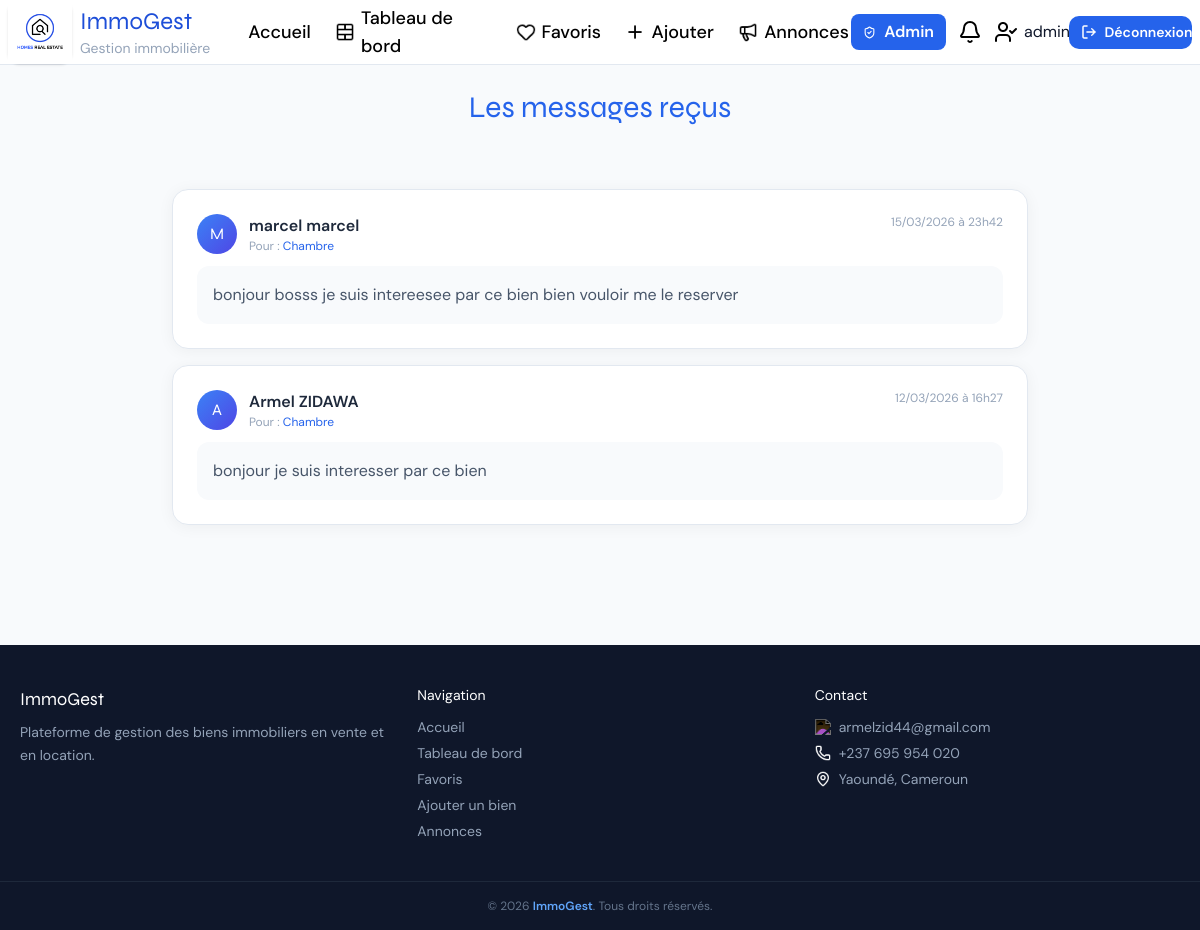
Screenshot of /mes-messages/ (signed in) with the database file from the repository.
### immobilier/models.py (models this page shows, shortened)
class Contact(models.Model):
    annonce    = models.ForeignKey(Annonce, on_delete=models.CASCADE, related_name='contacts')
    expediteur = models.ForeignKey(User, on_delete=models.CASCADE, related_name='messages_envoyes')
    message    = models.TextField()
    date_envoi = models.DateTimeField(auto_now_add=True)
    lu         = models.BooleanField(default=False)
    class Meta:
        verbose_name = "Contact"
        ordering = ['-date_envoi']

class Annonce(models.Model):
    STATUT_CHOICES = [
        ('en_attente', 'En attente'),
        ('validee',    'Validée'),
        ('rejetee',    'Rejetée'),
    ]
    bien            = models.OneToOneField(Bien, on_delete=models.CASCADE, related_name='annonce')
    statut          = models.CharField(max_length=20, choices=STATUT_CHOICES, default='en_attente')
    vues            = models.IntegerField(default=0)
    datePublication = models.DateTimeField(auto_now_add=True)
    dateExpiration  = models.DateField(null=True, blank=True)
    class Meta:
        verbose_name = "Annonce"
        ordering = ['-datePublication']

class Bien(models.Model):
    titre       = models.CharField(max_length=200)
    description = models.TextField()
    categorie   = models.CharField(max_length=20, choices=TRANSACTION_CHOICES, default='vente',
                                   verbose_name="Type de transaction")
    type_bien   = models.CharField(max_length=50, choices=TYPE_BIEN_CHOICES, default='appartement')
    prix        = models.FloatField(help_text="Prix en FCFA")
    surface     = models.FloatField(help_text="Surface en m²")
    nb_pieces   = models.IntegerField(default=1, verbose_name="Nombre de pièces")
    quartier    = models.CharField(max_length=100, blank=True)
    localisation = models.OneToOneField(Localisation, on_delete=models.CASCADE,
                                        null=True, blank=True, related_name='bien')
    proprietaire = models.ForeignKey(User, on_delete=models.CASCADE,
                                     related_name='biens', null=True, blank=True)
    created_at = models.DateTimeField(auto_now_add=True)
    updated_at = models.DateTimeField(auto_now=True)
    class Meta:
        verbose_name = "Bien"
        ordering = ['-created_at']

### immobilier/views.py (the view)
# urls.py: path('mes-messages/',           views.mes_messages,   name='mes_messages'),
@login_required
def mes_messages(request):
    contacts = Contact.objects.filter(
        annonce__bien__proprietaire=request.user
    ).select_related('expediteur', 'annonce__bien')
    contacts.update(lu=True)
    return render(request, 'immobilier/messages.html', {'contacts': contacts})

### immobilier/templates/immobilier/messages.html (shortened to what this page needs)
{% extends "immobilier/index.html" %}
{% block content %}
  <h1 class="font-display text-center text-blue-600 mt-6 text-3xl font-700  mb-6 ">Les messages reçus</h1>
<div class="max-w-4xl mx-auto px-5 py-10">
  {% if contacts %}
  <div class="space-y-4 fade-up fade-up-1">
    {% for c in contacts %}
    <div class="card p-6">
      <div class="flex items-start justify-between mb-3">
        <div class="flex items-center gap-3">
          <div class="w-10 h-10 bg-gradient-to-br from-blue-500 to-indigo-600 rounded-full flex items-center justify-center text-white font-display font-700">
            {{ c.expediteur.username|first|upper }}
          </div>
          <div>
            <p class="font-semibold text-slate-800">{{ c.expediteur.get_full_name|default:c.expediteur.username }}</p>
            <p class="text-xs text-slate-400">Pour : <a href="/annonce/{{ c.annonce.pk }}/" class="text-blue-600 hover:underline">{{ c.annonce.bien.titre }}</a></p>
          </div>
        </div>
        <p class="text-xs text-slate-400">{{ c.date_envoi|date:"d/m/Y à H\hi" }}</p>
      </div>
      <p class="text-slate-600 bg-slate-50 rounded-xl p-4 leading-relaxed">{{ c.message }}</p>
    </div>
    {% endfor %}
  </div>
  {% endif %}
</div>
{% endblock %}

### immobilier/templates/immobilier/index.html (shortened to what this page needs)
{% load static %}
<!DOCTYPE html>
<html lang="fr">
<head>
  <link rel="stylesheet" href="https://unpkg.com/leaflet@1.9.4/dist/leaflet.css"/>
  <script src="https://cdn.tailwindcss.com"></script>
  <link rel="stylesheet" href="https://unpkg.com/leaflet@1.9.4/dist/leaflet.css"/>
</head>
<body class="bg-slate-50 text-slate-900 min-h-screen">
  <header class="navbar">
    <div class="max-w-7xl mx-auto px-2 h-16 flex items-center justify-between">
      <a href="/" class="flex items-center gap-2 shrink-0 select-none">
        <div class="w-16 h-16 rounded-xl flex items-center justify-center shadow">
         <img src="{% static "images/logo.jpg" %}"  alt="Logo">
        </div>
        <div class="leading-none">
          <p class="font-display text-blue-700 font-700 text-2xl">ImmoGest</p>
          <p class="text-sm text-slate-400">Gestion immobilière</p>
        </div>
      </a>
      <nav class="hidden gap-2 md:flex items-center ">
        <a href="/" class="nav-link text-black text-lg {% block nav_home %}{% endblock %}">
          <img src="{% static "images/house.png" %}" alt="Accueil" class="w-5 h-5 invert"> Accueil
        </a>
        {% if request.user.is_authenticated %}
          <a href="/tableau-de-bord/" class="nav-link text-black text-lg {% block nav_tableau %}{% endblock %}">
            <img src="{% static "images/table-cells-merge.png" %}" alt="Tableau de bord" class="w-5 h-5 "> Tableau de bord
          </a>
          <a href="/favoris/" class="nav-link text-black text-lg {% block nav_favoris %}{% endblock %}">
            <img src="{% static "images/heart.png" %}" alt="Favoris" class="w-5 h-5 "> Favoris
          </a>
          <a href="/ajouter/" class="nav-link text-black text-lg {% block nav_ajouter %}{% endblock %}">
            <img src="{% static "images/plus.png" %}" alt="Ajouter" class="w-5 h-5 "> Ajouter
          </a>
        {% endif %}
         <a href="/logement/" class="nav-link text-black text-lg {% block nav_logement %}{% endblock %}">
          <img src="{% static "images/megaphone.png" %}" alt="Logement" class="w-5 h-5 "> Annonces
        </a>
      </nav>
      <div class="flex gap-2 items-center">
        {% if request.user.is_authenticated %}
          {% if request.user.is_superuser %}
          <a href="/admin-annonces/" class="inline-flex items-center gap-2 bg-blue-600 text-white px-3 py-1.5 rounded-lg text-md font-semibold hover:bg-red-700 transition">
            <i data-lucide="shield-check" style="width:13px;height:13px;"></i> Admin
          </a>
        {% endif %}
          <a href="/mes-messages/" class="relative w-9 h-9 flex items-center justify-center rounded-lg hover:bg-slate-100 transition">
            <img src="{% static "images/bell.png" %}" alt="Messages">
          </a>
          <span class="hidden sm:flex items-center gap-1.5 text-md ">
            <img src="{% static "images/user-check.png" %}" alt="Utilisateur">
            {{ request.user.username }}
          </span>
          <a href="/deconnexion/" class="btn-primary text-md py-1.5 px-3">
            <img src="{% static "images/log-out.png" %}" class= "invert w-4 h-4" alt="Déconnexion"> Déconnexion
          </a>
        {% endif %}
      </div>
    </div>
  </header>
  <main>{% block content %}{% endblock %} </main>
  <footer class="footer mt-20">
    <div class="max-w-7xl mx-auto px-5 py-10 grid grid-cols-1 md:grid-cols-3 gap-8">
      <div>
        <p class="font-display text-white font-700 text-lg mb-2">ImmoGest</p>
        <p class="text-sm leading-relaxed">Plateforme de gestion des biens immobiliers en vente et en location.</p>
      </div>
      <div>
        <p class="text-white font-600 text-sm mb-3">Navigation</p>
        <ul class="space-y-1.5 text-sm">
          <li><a href="/" class="hover:text-white transition-colors">Accueil</a></li>
          <li><a href="/tableau-de-bord/" class="hover:text-white transition-colors">Tableau de bord</a></li>
          <li><a href="/favoris/" class="hover:text-white transition-colors">Favoris</a></li>
          <li><a href="/ajouter/" class="hover:text-white transition-colors">Ajouter un bien</a></li>
          <li><a href="/annonces/" class="hover:text-white transition-colors">Annonces</a></li>
        </ul>
      </div>
      <div>
        <p class="text-white font-600 text-sm mb-3">Contact</p>
        <ul class="space-y-1.5 text-sm">
          <li class="flex items-center gap-2"><img src="{% static "images/mail.png" %}" alt="Email" class="invert w-4 h-4"> armelzid44@gmail.com</li>
          <li class="flex items-center gap-2"><img src="{% static "images/phone.png" %}" alt="Téléphone" class="invert w-4 h-4"> +237 695 954 020</li>
          <li class="flex items-center gap-2"><img src="{% static "images/map-pin.png" %}" alt="Adresse" class="invert w-4 h-4"> Yaoundé, Cameroun</li>
        </ul>
      </div>
    </div>
    <div class="border-t border-slate-800 py-4 text-center text-xs text-slate-500">
      &copy; 2026 <span class="text-blue-400 font-semibold">ImmoGest</span>. Tous droits réservés.
    </div>
  </footer>
</body>
</html>

### immobilier/templates/immobilier/index.html (style rules this page uses)
body { font-family:'DM Sans',sans-serif; }
h1,h2,.font-display { font-family:'Syne',sans-serif; }
.navbar { position:sticky;top:0;z-index:50; background:rgba(255,255,255,0.95); backdrop-filter:blur(12px); border-bottom:1px solid #e2e8f0; }
.nav-link { display:inline-flex;align-items:center;gap:6px; padding:6px 12px;border-radius:8px; font-size:.88rem;font-weight:500;color:#475569; text-decoration:none;transition:all .18s; }
.btn-primary { display:inline-flex;align-items:center;gap:7px; background:#2563eb;color:#fff; padding:9px 20px;border-radius:10px; font-size:.875rem;font-weight:600; border:none;cursor:pointer;transition:all .18s;text-decoration:none; }
.card { background:#fff;border:1px solid #e2e8f0; border-radius:16px;box-shadow:0 2px 16px rgba(0,0,0,.05); }
.footer { background:#0f172a;color:#94a3b8; }
.fade-up { animation:fadeUp .5s ease both; }
.fade-up-1 { animation-delay:.08s; }

### rows the page displays
Contact: expediteur.username|first "M", expediteur.get_full_name "marcel marcel", annonce.bien.titre "Chambre", date_envoi "15/03/2026 à 23h42", message "bonjour bosss je suis intereesee par ce bien bien vouloir me le reserver"
Contact: expediteur.username|first "A", expediteur.get_full_name "Armel ZIDAWA", annonce.bien.titre "Chambre", date_envoi "12/03/2026 à 16h27", message "bonjour je suis interesser par ce bien"

### other values shown
{{ request.user.username }} "admin"
